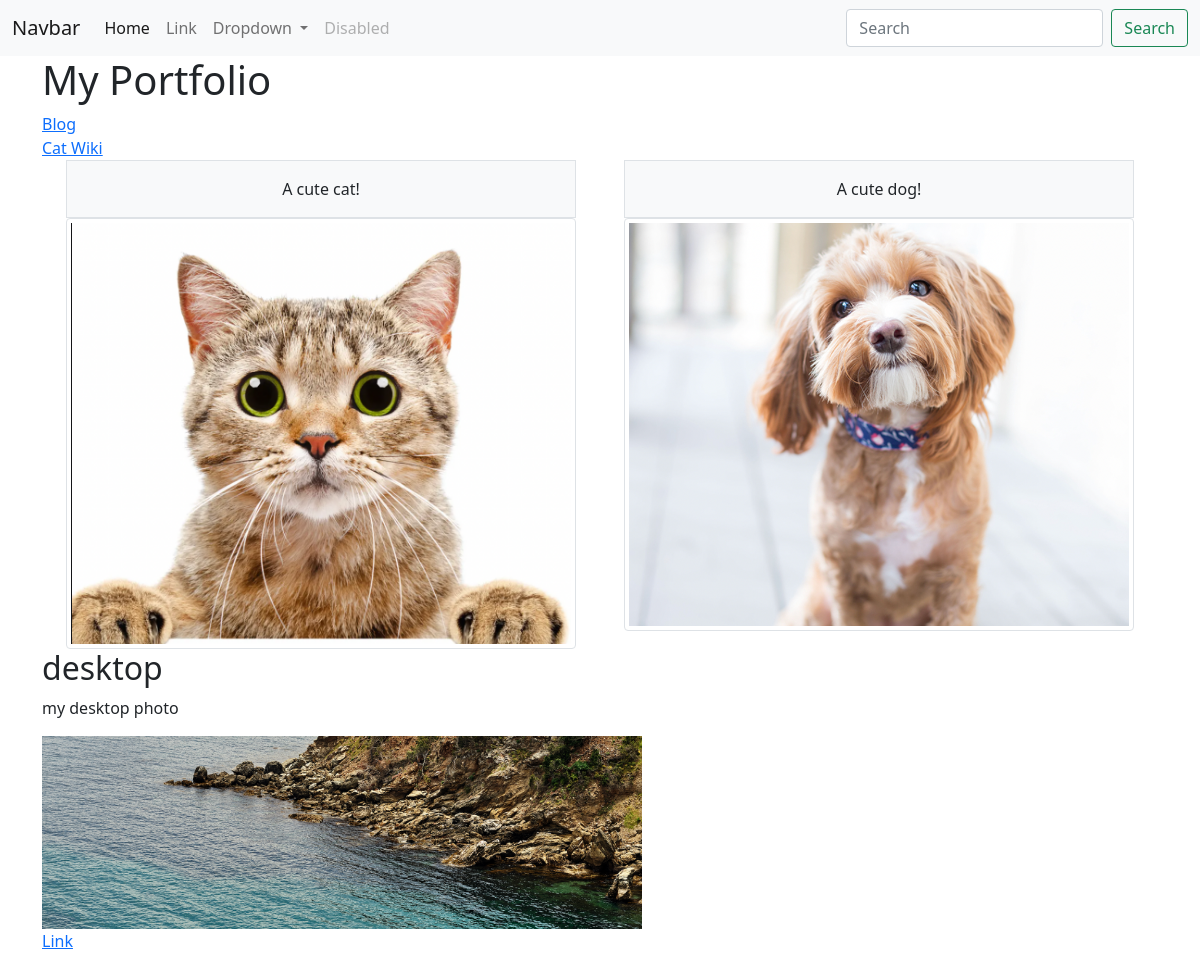
The page / on the database its author committed.
### portfolio/models.py (models this page shows, shortened)
class Project(models.Model):
    title = models.CharField(max_length=100)
    description = models.CharField(max_length=250)
    image = models.ImageField(upload_to = "portfolio/images/")
    url = models.URLField(blank=True)

### portfolio/views.py (the view)
# urls.py: 2. Add a URL to urlpatterns:  path('', views.home, name='home')
def home(request):
    projects = Project.objects.all()
    return render(request, "portfolio/home.html", {"projects": projects})

### portfolio/templates/portfolio/home.html
{% extends 'portfolio/base.html' %} {%block content%}
<div class="container">
  <h1>My Portfolio</h1>
  {% load static %}
  <a href="{% url 'blog:all_blogs'%}">Blog</a>
  <br />
  <a href="{% static 'portfolio/cat.pdf'%}">Cat Wiki</a>
  <br />
  <div class="container px-4">
    <div class="row gx-5">
      <div class="col">
        <div class="p-3 border bg-light text-center">A cute cat!</div>
        <img
          src="{% static 'portfolio/cat.png' %}"
          class="img-thumbnail img-fluid"
        />
      </div>
      <div class="col">
        <div class="p-3 border bg-light text-center">A cute dog!</div>
        <img
          src="{% static 'portfolio/dog.png' %}"
          class="img-thumbnail img-fluid"
        />
      </div>
    </div>
  </div>
  {% for project in projects %}
  <h2>{{project.title}}</h2>
  <p>{{project.description}}</p>
  <img src="{{project.image.url}}" width="600" />
  <br />
  {% if project.url%}
  <a href="{{project.url}}">Link</a>
</div>
{% endif %} {% endfor%} {%endblock%}

### portfolio/templates/portfolio/base.html (shortened to what this page needs)
<!DOCTYPE html>
<html lang="en">
  <head>
    <link
      href="https://cdn.jsdelivr.net/npm/bootstrap@5.1.1/dist/css/bootstrap.min.css"
      rel="stylesheet"
    />
  </head>
  <body>
    <nav class="navbar navbar-expand-lg navbar-light bg-light">
      <div class="container-fluid">
        <a class="navbar-brand" href="#">Navbar</a>
        <div class="collapse navbar-collapse" id="navbarSupportedContent">
          <ul class="navbar-nav me-auto mb-2 mb-lg-0">
            <li class="nav-item">
              <a class="nav-link active" aria-current="page" href="#">Home</a>
            </li>
            <li class="nav-item">
              <a class="nav-link" href="#">Link</a>
            </li>
            <li class="nav-item dropdown">
              <a
                class="nav-link dropdown-toggle"
                href="#"
                id="navbarDropdown"
                role="button"
                data-bs-toggle="dropdown"
                aria-expanded="false"
              >
                Dropdown
              </a>
            </li>
            <li class="nav-item">
              <a class="nav-link disabled">Disabled</a>
            </li>
          </ul>
          <form class="d-flex">
            <input
              class="form-control me-2"
              type="search"
              placeholder="Search"
              aria-label="Search"
            />
            <button class="btn btn-outline-success" type="submit">
              Search
            </button>
          </form>
        </div>
      </div>
    </nav>
    {%block content%}{%endblock%}
  </body>
</html>

### rows shown on the page
Project: title "desktop", description "my desktop photo", image (picture)
